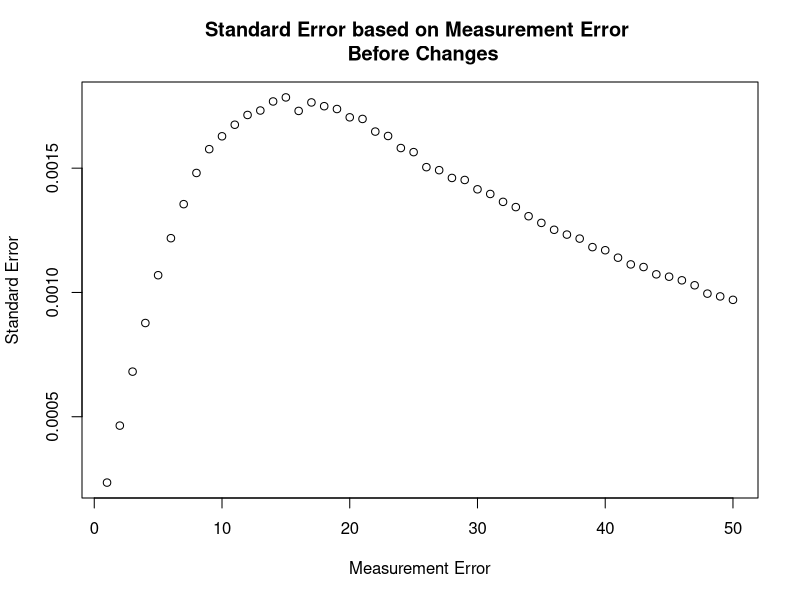
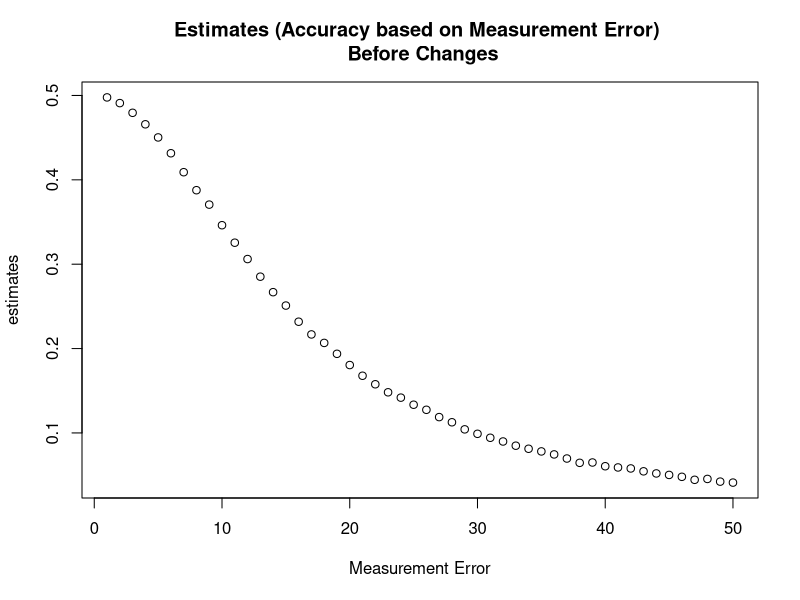
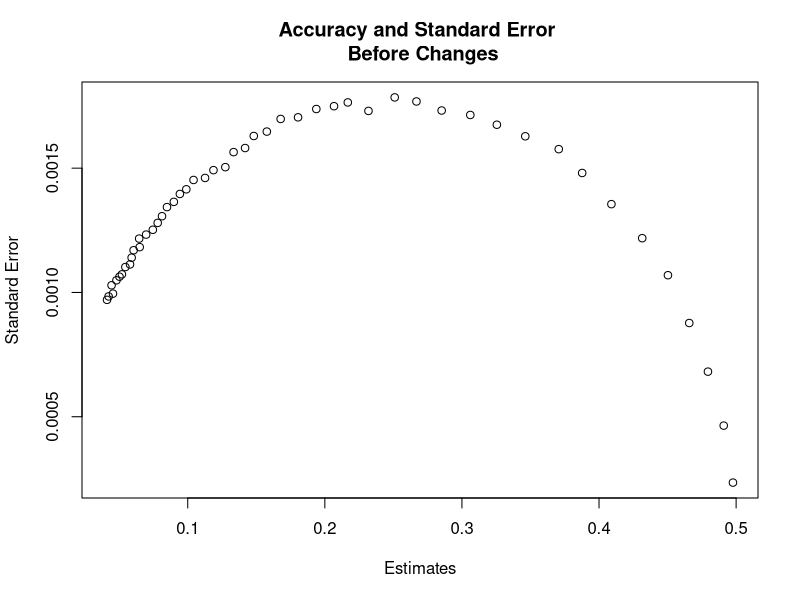
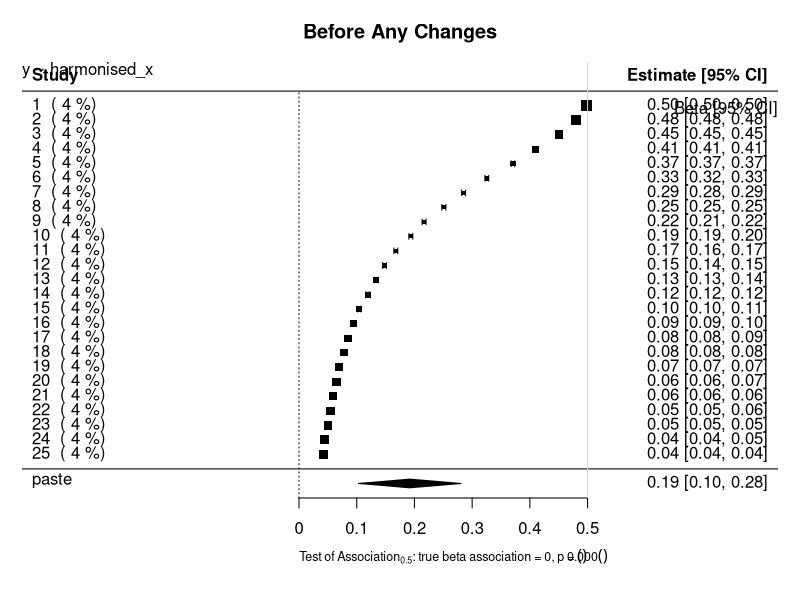
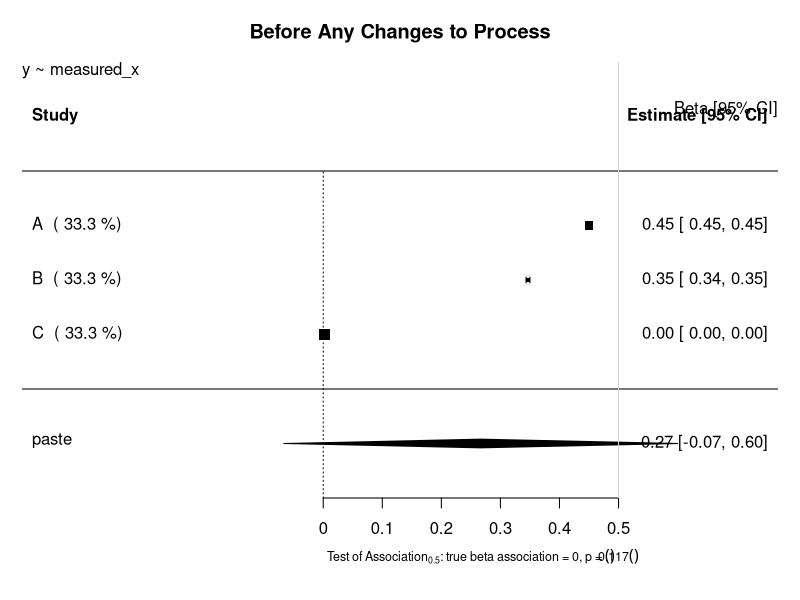
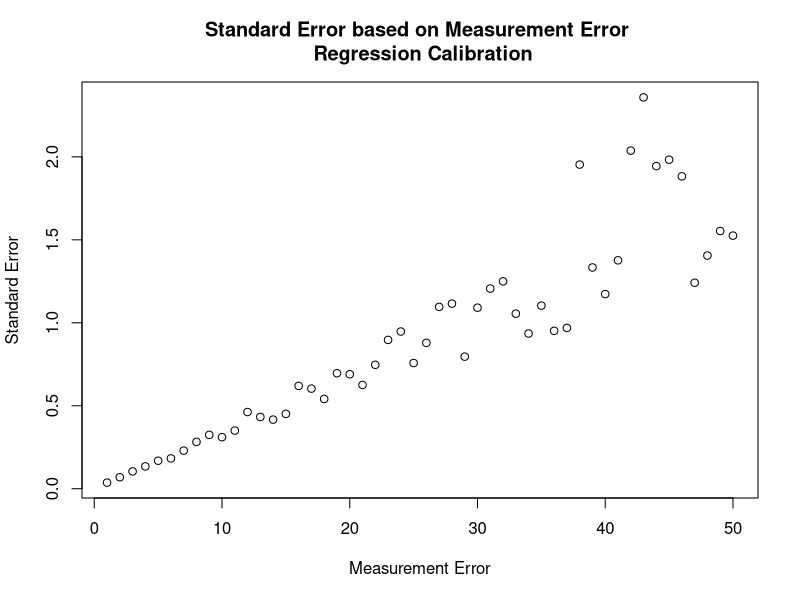
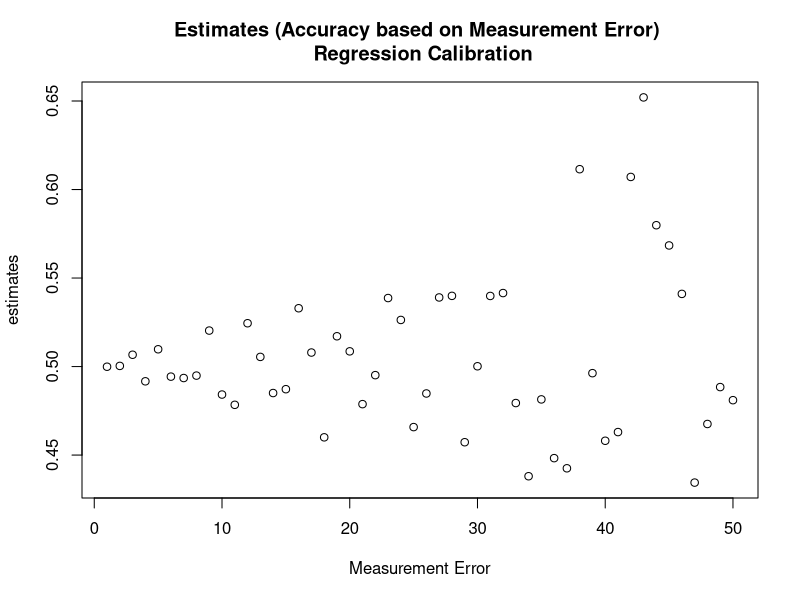
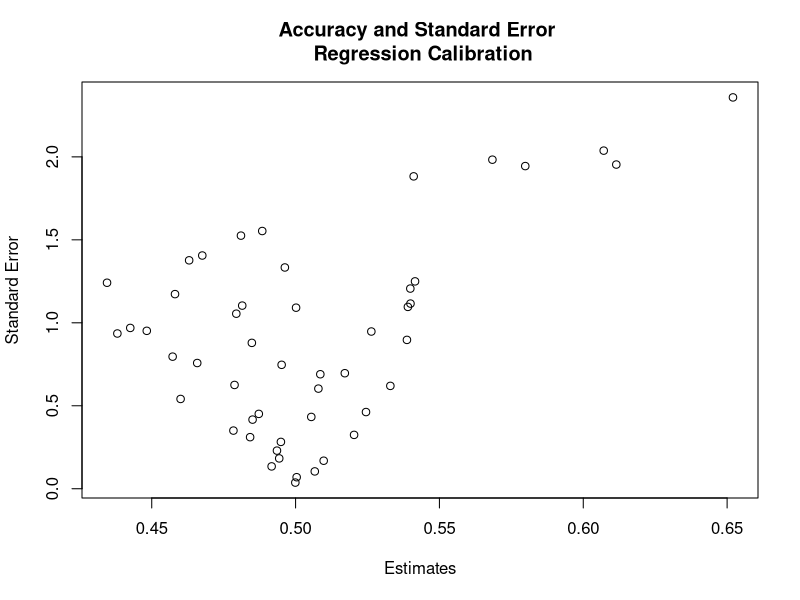

The R source for these figures, in order:
# Investigation into semi monotonic behaviour of standard error in Continuous Variables
## Author: Paul Scherer
##         Tom Bishop
## Institute: University of Cambridge MRC Epidemiology Unit 
## Date: 6.09.2017

# In this file we want to investigate whether we can replicate the semi monotonic behaviour exhibited by 
# standard error dependent on standard measurement error
library(ggplot2)
library(reshape2)
library(parallel)
library(stats)
library(metafor)

# Set save point for the plots
setwd("U:/workspace/paee_harmonisation/Reweighting/plots")

# Raw Data Set Properties
trueBeta = 0.5
constant = 20

study_size = 20000
raw_mean = 40
raw_stdev = 15

# Create Dataframe with x, create y from x, then add normal random noise to x
raw_data = data.frame(x = rnorm(n = study_size, mean = raw_mean, sd = raw_stdev))
raw_data$y = (trueBeta*raw_data$x) + constant

###############################################################################
########################### Functions #########################################
###############################################################################

createStudyData <- function(raw_data, measurement_error){
    x_error = rnorm(n = study_size, mean = 0, sd = measurement_error)
    raw_data$measured_x = raw_data$x + x_error
    return(raw_data)
}

createValidationData <- function(val_size, measurement_error) {
    validation_data = data.frame(x =  rnorm(n = val_size, mean = raw_mean, sd = raw_stdev))
    x_error = rnorm(n = val_size, mean = 0, sd = measurement_error)
    validation_data$measured_x = validation_data$x + x_error
    return (validation_data)
}

#######################################################################################
########################### Motivation of the Problem #################################
#######################################################################################
## Graphing Standard Error as a function of Measurement Error
error_upperbound = 50
std_error = vector("numeric", length = error_upperbound)
estimates = vector("numeric", length = error_upperbound)

set.seed(1)
for (measurement_error in 1:error_upperbound){
	x_error = rnorm(n = study_size, mean = 0, sd = measurement_error)
	raw_data$measured_x = raw_data$x + x_error
	fmla = as.formula(y ~ measured_x)
	linear_model = lm(formula = fmla, data = raw_data)
	x_estimate = linear_model$coefficients["measured_x"]
	x_stdErr = summary(linear_model)$coefficients["measured_x", "Std. Error"]
	std_error[measurement_error] = x_stdErr
	estimates[measurement_error] = x_estimate
}
plot (x = (1:error_upperbound), y = std_error, xlab = "Measurement Error", ylab = "Standard Error", main = "Standard Error based on Measurement Error \n Before Changes")
dev.copy(png,'continous_plot1.png')
dev.off()
plot (x = (1:error_upperbound), y = estimates, xlab = "Measurement Error", ylab = "estimates", main = "Estimates (Accuracy based on Measurement Error) \n Before Changes")
dev.copy(png,'continous_plot2.png')
dev.off()
plot (x = estimates, y = std_error, xlab = "Estimates", ylab = "Standard Error", main = "Accuracy and Standard Error \n Before Changes")
dev.copy(png,'continous_plot3.png')
dev.off()


## Random Effects Model Forest Plot After Regression Calibration
estimates_forRMA = estimates[seq(1, length(estimates), 2)]
stand_errs = std_error[seq(1, length(std_error), 2)]
labels = 1:length(estimates_forRMA)
res <- rma(yi = estimates_forRMA, sei = stand_errs, method='DL', slab = labels)
weights_res <- weights.rma.uni(res)

# Forest Plot
res$slab <- paste(res$slab, " (", round(weights.rma.uni(res),digits=1), "%)")
fmla = as.formula(y~harmonised_x)
forest(res, mlab=bquote(paste('Overall (I'^2*' = ', .(round(res$I2)),'%, p = ',
    .(sprintf("%.3f", round(res$QEp,3))),')')),
xlab=bquote(paste('Test of Association'[0.5]*': true beta association = 0, p = ',
    .(sprintf("%.3f", round(res$pval,3))))), cex=1, cex.lab=0.75, cex.axis=1, main = "Before Any Changes")
usr <- par("usr")
text(usr[2], usr[4], "Beta [95% CI]", adj = c(1, 4),cex=1)
text(usr[1], usr[4], paste0(gsub(paste0("Study Data","\\$"),"", deparse(fmla)),collapse="\n"), adj = c( 0, 1 ),cex=1)
abline(v = 0.5, col = "lightgray")
dev.copy(png,'continous_plot_big_no_changes.png')
dev.off()

#######################################################################################
######################## Before Any Changes to the Process ############################
#######################################################################################
# General Parameters
validation_size = 400

# Study A
measureError_A = 5
studyData_A = createStudyData(raw_data = raw_data, measurement_error = measureError_A)
validation_data_A = createValidationData(val_size = validation_size, measurement_error = measureError_A )

# Study B
measureError_B = 10
studyData_B = createStudyData(raw_data = raw_data, measurement_error = measureError_B)
validation_data_B = createValidationData(val_size = validation_size, measurement_error = measureError_B )

# Study C
measureError_C = 200
studyData_C = createStudyData(raw_data = raw_data, measurement_error = measureError_C)
validation_data_C = createValidationData(val_size = validation_size, measurement_error = measureError_C )


lm_A <- lm(formula=y~measured_x, data=studyData_A)
estimate_A = lm_A$coefficients["measured_x"]
stdError_A = summary(lm_A)$coefficients["measured_x","Std. Error"]

lm_B <- lm(formula=y~measured_x, data=studyData_B)
estimate_B = lm_B$coefficients["measured_x"]
stdError_B = summary(lm_B)$coefficients["measured_x","Std. Error"]

lm_C <- lm(formula=y~measured_x, data=studyData_C)
estimate_C = lm_C$coefficients["measured_x"]
stdError_C = summary(lm_C)$coefficients["measured_x","Std. Error"]


## Random Effects Model Forest Plot Before Regression Calibration
estimates = c(estimate_A, estimate_B, estimate_C)
stand_errs = c(stdError_A, stdError_B, stdError_C)
labels = c("A","B","C")
res <- rma(yi = estimates, sei = stand_errs, method='DL', slab = labels)
weights_res <- weights.rma.uni(res)

# Forest Plot
res$slab <- paste(res$slab, " (", round(weights.rma.uni(res),digits=1), "%)")
fmla = as.formula(y~measured_x)
forest(res, mlab=bquote(paste('Overall (I'^2*' = ', .(round(res$I2)),'%, p = ',
    .(sprintf("%.3f", round(res$QEp,3))),')')),
xlab=bquote(paste('Test of Association'[0.5]*': true beta association = 0, p = ',
    .(sprintf("%.3f", round(res$pval,3))))), cex=1, cex.lab=0.75, cex.axis=1, main = "Before Any Changes to Process")
usr <- par("usr")
text(usr[2], usr[4], "Beta [95% CI]", adj = c(1, 4),cex=1)
text(usr[1], usr[4], paste0(gsub(paste0("Study Data","\\$"),"", deparse(fmla)),collapse="\n"), adj = c( 0, 1 ),cex=1)
abline(v = 0.5, col = "lightgray")
dev.copy(png,'continous_plot4.png')
dev.off()


#######################################################################################
######################## Using Regression Calibration Classic #########################
#######################################################################################
## Graphing Standard Error as a function of Measurement Error
std_error = vector("numeric", length = error_upperbound)
estimates = vector("numeric", length = error_upperbound)

set.seed(1)
for (measurement_error in 1:error_upperbound){
    studyData_graph = createStudyData(raw_data = raw_data, measurement_error = measurement_error)
    validation_data_graph = createValidationData(val_size = validation_size, measurement_error = measurement_error)

    # calculate the lambda
    fmla_harmonisation = as.formula(x~measured_x)
    lambda_lm_graph <- lm(formula=fmla_harmonisation, data=validation_data_graph)
    lambda_graph = lambda_lm_graph$coefficients["measured_x"]
    stdError_lambda_graph = summary(lambda_lm_graph)$coefficients["measured_x","Std. Error"]

    # calculate the estimates using the normal study data
    lm_graph <- lm(formula=y~measured_x, data=studyData_graph)
    estimate_graph = lm_graph$coefficients["measured_x"]
    stdError_graph = summary(lm_graph)$coefficients["measured_x","Std. Error"]

    # Propagate Errors in Standard Error
    var_lambda = (sqrt(validation_size) * summary(lambda_lm_graph)$coefficients["measured_x","Std. Error"])^2
    var_Beta = (sqrt(validation_size) * summary(lm_graph)$coefficients["measured_x","Std. Error"])^2
    #var_Beta = summary(lm_A)$sigma**2
    # var_Beta = (summary(lm_A)$coefficients["measured_x","Std. Error"])^2
    lambda_pure = unlist(unname(lambda_lm_graph$coefficients["measured_x"]))
    beta_lambda_div_sq = (unname(unlist(lm_graph$coefficients["measured_x"]/(lambda_lm_graph$coefficients["measured_x"])^2)))^2
    delta_variance = (var_Beta / (lambda_pure)^2) + beta_lambda_div_sq * var_lambda
    delta_stdError_B = sqrt(delta_variance)/sqrt(validation_size) 
    delta_stdError_B = sqrt(delta_variance)

    std_error[measurement_error] = delta_stdError_B
    estimates[measurement_error] = estimate_graph/lambda_graph
}
plot (x = (1:error_upperbound), y = std_error, xlab = "Measurement Error", ylab = "Standard Error", main = "Standard Error based on Measurement Error \n Regression Calibration")
dev.copy(png,'continous_plot5.png')
dev.off()
plot (x = (1:error_upperbound), y = estimates, xlab = "Measurement Error", ylab = "estimates", main = "Estimates (Accuracy based on Measurement Error) \n Regression Calibration")
dev.copy(png,'continous_plot6.png')
dev.off()
plot (x = estimates, y = std_error, xlab = "Estimates", ylab = "Standard Error", main = "Accuracy and Standard Error \n Regression Calibration")
dev.copy(png,'continous_plot7.png')
dev.off()

## Random Effects Model Forest Plot After Regression Calibration
estimates_forRMA = estimates[seq(1, length(estimates), 2)]
stand_errs = std_error[seq(1, length(std_error), 2)]
labels = 1:length(estimates_forRMA)
res <- rma(yi = estimates_forRMA, sei = stand_errs, method='DL', slab = labels)
weights_res <- weights.rma.uni(res)

# Forest Plot
res$slab <- paste(res$slab, " (", round(weights.rma.uni(res),digits=1), "%)")
fmla = as.formula(y~harmonised_x)
forest(res, mlab=bquote(paste('Overall (I'^2*' = ', .(round(res$I2)),'%, p = ',
    .(sprintf("%.3f", round(res$QEp,3))),')')),
xlab=bquote(paste('Test of Association'[0.5]*': true beta association = 0, p = ',
    .(sprintf("%.3f", round(res$pval,3))))), cex=1, cex.lab=0.75, cex.axis=1, main = "After Regression Calibration")
usr <- par("usr")
text(usr[2], usr[4], "Beta [95% CI]", adj = c(1, 4),cex=1)
text(usr[1], usr[4], paste0(gsub(paste0("Study Data","\\$"),"", deparse(fmla)),collapse="\n"), adj = c( 0, 1 ),cex=1)
abline(v = 0.5, col = "lightgray")
dev.copy(png,'continous_plot_big_regression_calibration.png')
dev.off()




# Using real regression calibration.
## Modeling x ~ measured_x in validation
fmla_harmonisation = as.formula(x~measured_x)
# Study A
lambda_lm_A <- lm(formula=fmla_harmonisation, data=validation_data_A)
lambda_A = lambda_lm_A$coefficients["measured_x"]
stdError_lambda_A = summary(lambda_lm_A)$coefficients["measured_x","Std. Error"]

# Study B
lambda_lm_B <- lm(formula=fmla_harmonisation, data=validation_data_B)
lambda_B = lambda_lm_B$coefficients["measured_x"]
stdError_lambda_B = summary(lambda_lm_B)$coefficients["measured_x","Std. Error"]

# Study C
lambda_lm_C <- lm(formula=fmla_harmonisation, data=validation_data_C)
lambda_C = lambda_lm_C$coefficients["measured_x"]
stdError_lambda_C = summary(lambda_lm_C)$coefficients["measured_x","Std. Error"]


lm_A <- lm(formula=y~measured_x, data=studyData_A)
estimate_A = lm_A$coefficients["measured_x"]
stdError_A = summary(lm_A)$coefficients["measured_x","Std. Error"]

lm_B <- lm(formula=y~measured_x, data=studyData_B)
estimate_B = lm_B$coefficients["measured_x"]
stdError_B = summary(lm_B)$coefficients["measured_x","Std. Error"]

lm_C <- lm(formula=y~measured_x, data=studyData_C)
estimate_C = lm_C$coefficients["measured_x"]
stdError_C = summary(lm_C)$coefficients["measured_x","Std. Error"]

corrected_estimate_A = estimate_A / lambda_A
corrected_estimate_B = estimate_B / lambda_B
corrected_estimate_C = estimate_C / lambda_C

# calculate the corrected standard error
var_lambda = (summary(lambda_lm_A)$coefficients["measured_x","Std. Error"])^2
var_Beta = (summary(lm_A)$coefficients["measured_x","Std. Error"])^2
#var_Beta = summary(lm_A)$sigma**2
lambda_pure = unlist(unname(lambda_lm_A$coefficients["measured_x"]))
beta_lambda_div_sq = (unname(unlist(lm_A$coefficients["measured_x"]/(lambda_lm_A$coefficients["measured_x"])^2)))^2
delta_variance = (var_Beta / (lambda_pure)^2) + (beta_lambda_div_sq * var_lambda)
delta_stdError_A = sqrt(delta_variance)/sqrt(validation_size) 
delta_stdError_A = sqrt(delta_variance)

var_lambda = (summary(lambda_lm_B)$coefficients["measured_x","Std. Error"])^2
var_Beta = (sqrt(validation_size) * summary(lm_B)$coefficients["measured_x","Std. Error"])^2
#var_Beta = summary(lm_A)$sigma**2
lambda_pure = unlist(unname(lambda_lm_B$coefficients["measured_x"]))
beta_lambda_div_sq = (unname(unlist(lm_B$coefficients["measured_x"]/(lambda_lm_B$coefficients["measured_x"])^2)))^2
delta_variance = (var_Beta / (lambda_pure)^2) + beta_lambda_div_sq * var_lambda
delta_stdError_B = sqrt(delta_variance)/sqrt(validation_size) 
delta_stdError_B = sqrt(delta_variance)


var_lambda = (summary(lambda_lm_C)$coefficients["measured_x","Std. Error"])^2
var_Beta = (sqrt(validation_size) * summary(lm_C)$coefficients["measured_x","Std. Error"])^2
#var_Beta = summary(lm_A)$sigma**2
lambda_pure = unlist(unname(lambda_lm_C$coefficients["measured_x"]))
beta_lambda_div_sq = (unname(unlist(lm_C$coefficients["measured_x"]/(lambda_lm_C$coefficients["measured_x"])^2)))^2
delta_variance = (var_Beta / (lambda_pure)^2) + beta_lambda_div_sq * var_lambda
delta_stdError_C = sqrt(delta_variance)/sqrt(validation_size) 
delta_stdError_C = sqrt(delta_variance)

## Random Effects Model Forest Plot After Regression Calibration
estimates = c(corrected_estimate_A, corrected_estimate_B, corrected_estimate_C)
stand_errs = c(delta_stdError_A, delta_stdError_B, delta_stdError_C)
labels = c("A","B","C")
res <- rma(yi = estimates, sei = stand_errs, method='DL', slab = labels)
weights_res <- weights.rma.uni(res)

# Forest Plot
res$slab <- paste(res$slab, " (", round(weights.rma.uni(res),digits=1), "%)")
fmla = as.formula(y~harmonised_x)
forest(res, mlab=bquote(paste('Overall (I'^2*' = ', .(round(res$I2)),'%, p = ',
    .(sprintf("%.3f", round(res$QEp,3))),')')),
xlab=bquote(paste('Test of Association'[0.5]*': true beta association = 0, p = ',
    .(sprintf("%.3f", round(res$pval,3))))), cex=1, cex.lab=0.75, cex.axis=1, main = "After Regression Calibration")
usr <- par("usr")
text(usr[2], usr[4], "Beta [95% CI]", adj = c(1, 4),cex=1)
text(usr[1], usr[4], paste0(gsub(paste0("Study Data","\\$"),"", deparse(fmla)),collapse="\n"), adj = c( 0, 1 ),cex=1)
abline(v = 0.5, col = "lightgray")
dev.copy(png,'continous_plot8.png')
dev.off()


#######################################################################################
######################## USING THE MODEL OF ERROR *PREDICT* ###########################
#######################################################################################
## PREDICT (ERROR IN VARIABLES MODELS)

## Graphing Standard Error as a function of Measurement Error
std_error = vector("numeric", length = error_upperbound)
estimates = vector("numeric", length = error_upperbound)

set.seed(1)

for (measurement_error in 1:error_upperbound){
    studyData_graph = createStudyData(raw_data = raw_data, measurement_error = measurement_error)
    validation_data_graph = createValidationData(val_size = validation_size, measurement_error = measurement_error)

    # calculate the Error Model
    error_model_graph <- lm(formula=fmla_harmonisation, data=validation_data_graph)
    lambda_graph = error_model_graph$coefficients["measured_x"]
    stdError_lambda_graph = summary(error_model_graph)$coefficients["measured_x","Std. Error"]

    # calculate the estimates using the normal study data
    new = data.frame(measured_x = studyData_graph$measured_x)
    studyData_graph$harmonised_x = predict(error_model_graph, newdata = new)
    lm_graph <- lm(formula=y~harmonised_x, data=studyData_graph)
    estimate_graph = lm_graph$coefficients["harmonised_x"]
    stdError_graph = summary(lm_graph)$coefficients["harmonised_x","Std. Error"]


    std_error[measurement_error] = stdError_graph
    estimates[measurement_error] = estimate_graph
}
plot (x = (1:error_upperbound), y = std_error, xlab = "Measurement Error", ylab = "Standard Error", main = "Standard Error based on Measurement Error \n Error Model Pred")
dev.copy(png,'continous_plot9.png')
dev.off()
plot (x = (1:error_upperbound), y = estimates, xlab = "Measurement Error", ylab = "estimates", main = "Estimates (Accuracy based on Measurement Error) \n Error Model Pred")
dev.copy(png,'continous_plot10.png')
dev.off()
plot (x = estimates, y = std_error, xlab = "Estimates", ylab = "Standard Error", main = "Accuracy and Standard Error \n Error Model Pred")
dev.copy(png,'continous_plot11.png')
dev.off()

## Random Effects Model Forest Plot After Regression Calibration
estimates_forRMA = estimates[seq(1, length(estimates), 2)]
stand_errs = std_error[seq(1, length(std_error), 2)]
labels = 1:length(estimates_forRMA)
res <- rma(yi = estimates_forRMA, sei = stand_errs, method='DL', slab = labels)
weights_res <- weights.rma.uni(res)

# Forest Plot
res$slab <- paste(res$slab, " (", round(weights.rma.uni(res),digits=1), "%)")
fmla = as.formula(y~harmonised_x)
forest(res, mlab=bquote(paste('Overall (I'^2*' = ', .(round(res$I2)),'%, p = ',
    .(sprintf("%.3f", round(res$QEp,3))),')')),
xlab=bquote(paste('Test of Association'[0.5]*': true beta association = 0, p = ',
    .(sprintf("%.3f", round(res$pval,3))))), cex=1, cex.lab=0.75, cex.axis=1, main = "Error Model Predict Big Regression")
usr <- par("usr")
text(usr[2], usr[4], "Beta [95% CI]", adj = c(1, 4),cex=1)
text(usr[1], usr[4], paste0(gsub(paste0("Study Data","\\$"),"", deparse(fmla)),collapse="\n"), adj = c( 0, 1 ),cex=1)
abline(v = 0.5, col = "lightgray")
dev.copy(png,'continous_plot_big_error_model.png')
dev.off()


## Modeling x ~ measured_x in validation
fmla_harmonisation = as.formula(x~measured_x)
# Study A
lambda_lm_A <- lm(formula=fmla_harmonisation, data=validation_data_A)
lambda_A = lambda_lm_A$coefficients["measured_x"]
stdError_lambda_A = summary(lambda_lm_A)$coefficients["measured_x","Std. Error"]

# Study B
lambda_lm_B <- lm(formula=fmla_harmonisation, data=validation_data_B)
lambda_B = lambda_lm_B$coefficients["measured_x"]
stdError_lambda_B = summary(lambda_lm_B)$coefficients["measured_x","Std. Error"]

# Study C
lambda_lm_C <- lm(formula=fmla_harmonisation, data=validation_data_C)
lambda_C = lambda_lm_C$coefficients["measured_x"]
stdError_lambda_C = summary(lambda_lm_C)$coefficients["measured_x","Std. Error"]


## Transformation and Regression
# Study A
new = data.frame(measured_x = studyData_A$measured_x)
studyData_A$harmonised_x = predict(lambda_lm_A, newdata = new)
lm_A <- lm(formula=y~harmonised_x, data=studyData_A)
estimate_A = lm_A$coefficients["harmonised_x"]
stdError_A = summary(lm_A)$coefficients["harmonised_x","Std. Error"]

# Study B
new = data.frame(measured_x = studyData_B$measured_x)
studyData_B$harmonised_x = predict(lambda_lm_B, newdata = new)
lm_B <- lm(formula=y~harmonised_x, data=studyData_B)
estimate_B = lm_B$coefficients["harmonised_x"]
stdError_B = summary(lm_B)$coefficients["harmonised_x","Std. Error"]

# Study C
new = data.frame(measured_x = studyData_C$measured_x)
studyData_C$harmonised_x = predict(lambda_lm_C, newdata = new)
lm_C <- lm(formula=y~harmonised_x, data=studyData_C)
estimate_C = lm_C$coefficients["harmonised_x"]
stdError_C = summary(lm_C)$coefficients["harmonised_x","Std. Error"]


## Random Effects Model Forest Plot After Regression Modeling
estimates = c(estimate_A, estimate_B, estimate_C)
stand_errs = c(stdError_A, stdError_B, stdError_C)
labels = c("A","B","C")
res <- rma(yi = estimates, sei = stand_errs, method='DL', slab = labels)
weights_res <- weights.rma.uni(res)

# Forest Plot
res$slab <- paste(res$slab, " (", round(weights.rma.uni(res),digits=1), "%)")
fmla = as.formula(y~harmonised_x)
forest(res, mlab=bquote(paste('Overall (I'^2*' = ', .(round(res$I2)),'%, p = ',
    .(sprintf("%.3f", round(res$QEp,3))),')')),
xlab=bquote(paste('Test of Association'[0.5]*': true beta association = 0, p = ',
    .(sprintf("%.3f", round(res$pval,3))))), cex=1, cex.lab=0.75, cex.axis=1, main = "Using Predict aka 'Error Model'")
usr <- par("usr")
text(usr[2], usr[4], "Beta [95% CI]", adj = c(1, 4),cex=1)
text(usr[1], usr[4], paste0(gsub(paste0("Study Data","\\$"),"", deparse(fmla)),collapse="\n"), adj = c( 0, 1 ),cex=1)
abline(v = 0.5, col = "lightgray")
dev.copy(png,'continous_plot12.png')
dev.off()


# #######################################################################################
# ######################## USING THE MODEL OF ERROR *PREDICT* ###########################
# ################## DONE MANUALLY WITH MODEL PARAMETER ESTIMATES #######################
# #######################################################################################
# ## PREDICT (ERROR IN VARIABLES MODELS)

# ## Graphing Standard Error as a function of Measurement Error
# std_error = vector("numeric", length = error_upperbound)
# estimates = vector("numeric", length = error_upperbound)

# set.seed(1)

# for (measurement_error in 1:error_upperbound){
#     studyData_graph = createStudyData(raw_data = raw_data, measurement_error = measurement_error)
#     validation_data_graph = createValidationData(val_size = validation_size, measurement_error = measurement_error)

#     # calculate the Error Model
#     error_model_graph <- lm(formula=fmla_harmonisation, data=validation_data_graph)
#     lambda_graph = error_model_graph$coefficients["measured_x"]
#     intercept_lambda_graph = error_model_graph$coefficients["(Intercept)"]

#     # calculate the estimates using the normal study data
#     studyData_graph$lambdadx = studyData_graph$measured_x*lambda_graph + intercept_lambda_graph
#     lm_graph <- lm(formula=y~lambdadx, data=studyData_graph)
#     estimate_graph = lm_graph$coefficients["lambdadx"]
#     stdError_graph = summary(lm_graph)$coefficients["lambdadx","Std. Error"]

#     estimates[measurement_error] = estimate_graph
#     std_error[measurement_error] = stdError_graph
# }
# plot (x = (1:error_upperbound), y = std_error, xlab = "Measurement Error", ylab = "Standard Error", main = "Standard Error based on Measurement Error \n Error Model Pred")
# dev.copy(png,'continous_plot13.png')
# dev.off()

# plot (x = (1:error_upperbound), y = estimates, xlab = "Measurement Error", ylab = "estimates", main = "Estimates (Accuracy based on Measurement Error) \n Error Model Pred")
# dev.copy(png,'continous_plot14.png')
# dev.off()

# plot (x = estimates, y = std_error, xlab = "Estimates", ylab = "Standard Error", main = "Monotonic Relationship Between \n Accuracy and Standard Error \n Error Model Pred")
# dev.copy(png,'continous_plot15.png')
# dev.off()


# ## By manually predicting values using the model created
# ## Modeling x ~ measured_x in validation
# fmla_harmonisation = as.formula(x~measured_x)
# # Study A
# lambda_lm_A <- lm(formula=fmla_harmonisation, data=validation_data_A)
# lambda_A = lambda_lm_A$coefficients["measured_x"]
# intercept_lambda_A = lambda_lm_A$coefficients["(Intercept)"]
# stdError_lambda_A = summary(lambda_lm_A)$coefficients["measured_x","Std. Error"]

# # Study B
# lambda_lm_B <- lm(formula=fmla_harmonisation, data=validation_data_B)
# lambda_B = lambda_lm_B$coefficients["measured_x"]
# intercept_lambda_B = lambda_lm_B$coefficients["(Intercept)"]
# stdError_lambda_B = summary(lambda_lm_B)$coefficients["measured_x","Std. Error"]

# # Study C
# lambda_lm_C <- lm(formula=fmla_harmonisation, data=validation_data_C)
# lambda_C = lambda_lm_C$coefficients["measured_x"]
# intercept_lambda_C = lambda_lm_C$coefficients["(Intercept)"]
# stdError_lambda_C = summary(lambda_lm_C)$coefficients["measured_x","Std. Error"]

# studyData_A$lambdadx = studyData_A$measured_x*lambda_A + intercept_lambda_A
# lm_A <- lm(formula=y~lambdadx, data=studyData_A)
# estimate_A = lm_A$coefficients["lambdadx"]
# stdError_A = summary(lm_A)$coefficients["lambdadx","Std. Error"]

# studyData_B$lambdadx = studyData_B$measured_x*lambda_B + intercept_lambda_B
# lm_B <- lm(formula=y~lambdadx, data=studyData_B)
# estimate_B = lm_B$coefficients["lambdadx"]
# stdError_B = summary(lm_B)$coefficients["lambdadx","Std. Error"]

# studyData_C$lambdadx = studyData_C$measured_x*lambda_C + intercept_lambda_C
# lm_C <- lm(formula=y~lambdadx, data=studyData_C)
# estimate_C = lm_C$coefficients["lambdadx"]
# stdError_C = summary(lm_C)$coefficients["lambdadx","Std. Error"]


# ## Random Effects Model Forest Plot After Regression Calibration in all members of measured x
# estimates = c(estimate_A, estimate_B, estimate_C)
# stand_errs = c(stdError_A, stdError_B, stdError_C)
# labels = c("A","B","C")
# res <- rma(yi = estimates, sei = stand_errs, method='DL', slab = labels)
# weights_res <- weights.rma.uni(res)

# # Forest Plot
# res$slab <- paste(res$slab, " (", round(weights.rma.uni(res),digits=1), "%)")
# fmla = as.formula(y~harmonised_x)
# forest(res, mlab=bquote(paste('Overall (I'^2*' = ', .(round(res$I2)),'%, p = ',
#     .(sprintf("%.3f", round(res$QEp,3))),')')),
# xlab=bquote(paste('Test of Association'[0.5]*': true beta association = 0.5, p = ',
#     .(sprintf("%.3f", round(res$pval,3))))), cex=1, cex.lab=0.75, cex.axis=1, main = "Using 'Error Model'")
# usr <- par("usr")
# text(usr[2], usr[4], "Beta [95% CI]", adj = c(1, 4),cex=1)
# text(usr[1], usr[4], paste0(gsub(paste0("Study Data","\\$"),"", deparse(fmla)),collapse="\n"), adj = c( 0, 1 ),cex=1)
# abline(v = 0.5, col = "lightgray")
# dev.copy(png,'continous_plot16.png')
# dev.off()
